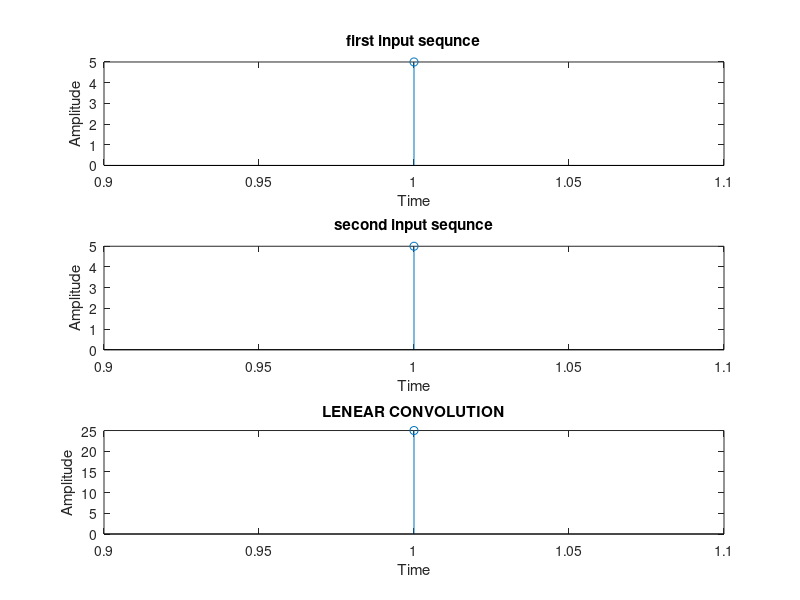

Here is the MATLAB script that generated this plot:
clc;
clear all;
close all;
x = input('Enter the first sequnce');
h = input('Enter the second sequnce');
y = conv(x,h)

subplot(3,1,1);
stem(x)
xlabel('Time')
ylabel('Amplitude')
title('first input sequnce')

subplot(3,1,2);
stem(h)
xlabel('Time')
ylabel('Amplitude')
title('second input sequnce')

subplot(3,1,3);
stem(y)
xlabel('Time')
ylabel('Amplitude')
title('LENEAR CONVOLUTION')